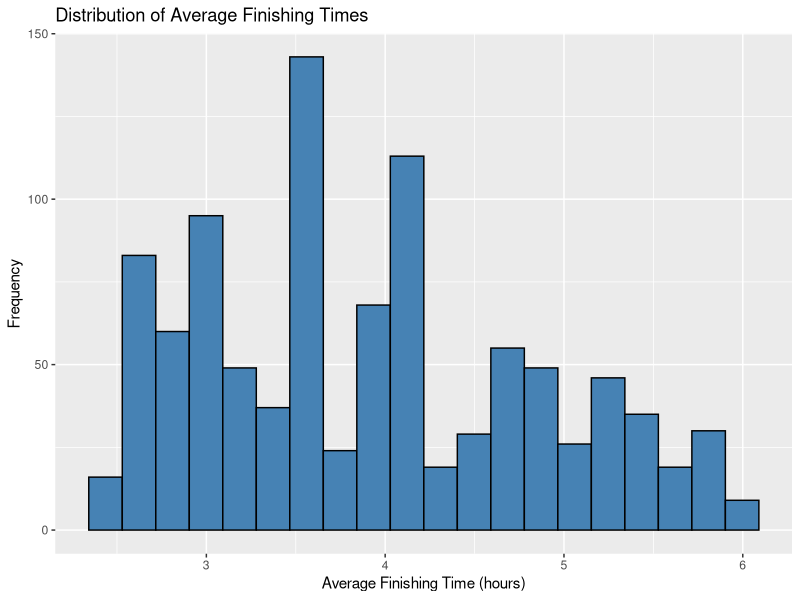
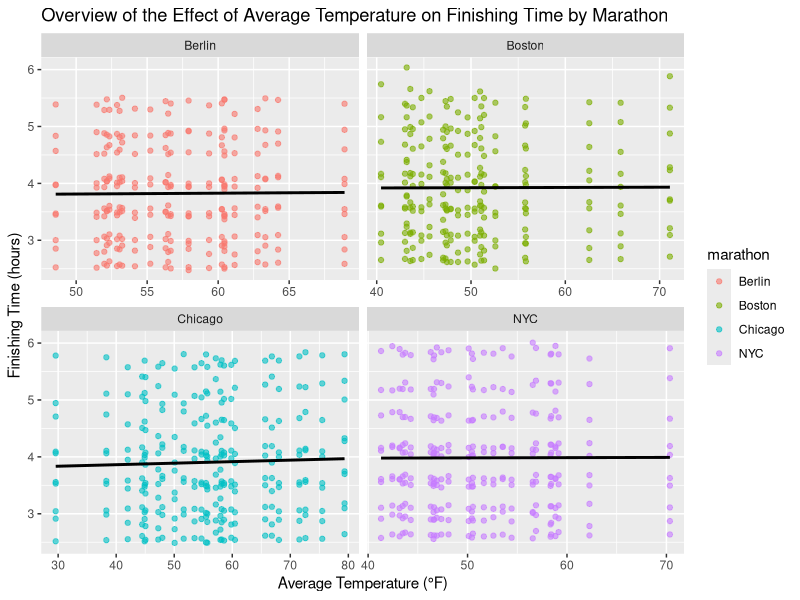
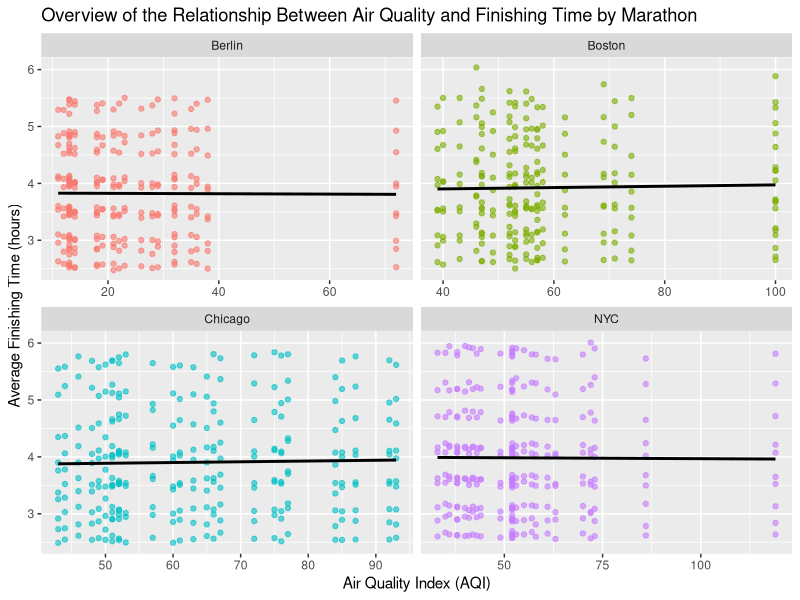
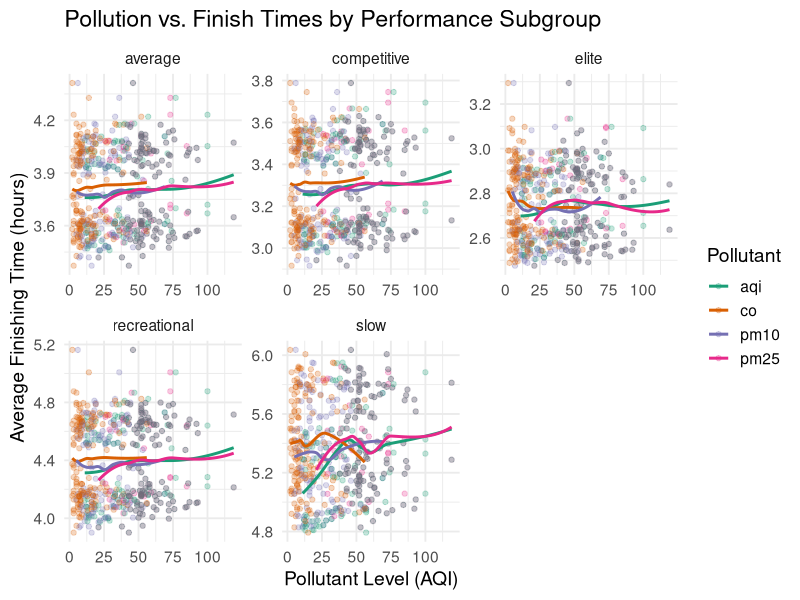

The R script that drew these images, in order:
## ---- chunk 1
library(dplyr)
library(psych)
library(knitr)
library(tidyr)
library(ggplot2)
## ---- chunk 2
final_data = read.csv("data/merged_marathon_data.csv")
## ---- chunk 3
# Table 1: Continuous Variable Summary
# Select the continuous variables
continuous_summary <- final_data %>%
  select(avg_chip_seconds, high_temp, low_temp, avg_temp, precipitation,
         dew_point, wind_speed, visibility, sea_level_pressure, aqi, pm10, pm25, no2, ozone, co) %>%
  summarise_all(list(
    mean = ~mean(., na.rm = TRUE),
    median = ~median(., na.rm = TRUE),
    sd = ~sd(., na.rm = TRUE),
    min = ~min(., na.rm = TRUE),
    max = ~max(., na.rm = TRUE)
  ))
continuous_summary
## ---- chunk 4
# Table 2: Continuous variables summarized by subgroup and gender
# Select continuous variables
continuous_summary_grouped <- final_data %>%
  group_by(gender, subgroup) %>% # group by gender and subgroup
  summarise(
    avg_chip_seconds_mean = mean(avg_chip_seconds, na.rm = TRUE),
    avg_chip_seconds_sd = sd(avg_chip_seconds, na.rm = TRUE),
    high_temp_mean = mean(high_temp, na.rm = TRUE),
    high_temp_sd = sd(high_temp, na.rm = TRUE),
    low_temp_mean = mean(low_temp, na.rm = TRUE),
    low_temp_sd = sd(low_temp, na.rm = TRUE),
    avg_temp_mean = mean(avg_temp, na.rm = TRUE),
    avg_temp_sd = sd(avg_temp, na.rm = TRUE),
    precipitation_mean = mean(precipitation, na.rm = TRUE),
    precipitation_sd = sd(precipitation, na.rm = TRUE),
    dew_point_mean = mean(dew_point, na.rm = TRUE),
    dew_point_sd = sd(dew_point, na.rm = TRUE),
    wind_speed_mean = mean(wind_speed, na.rm = TRUE),
    wind_speed_sd = sd(wind_speed, na.rm = TRUE),
    visibility_mean = mean(visibility, na.rm = TRUE),
    visibility_sd = sd(visibility, na.rm = TRUE),
    sea_level_pressure_mean = mean(sea_level_pressure, na.rm = TRUE),
    sea_level_pressure_sd = sd(sea_level_pressure, na.rm = TRUE),
    aqi_mean = mean(aqi, na.rm = TRUE),
    aqi_sd = sd(aqi, na.rm = TRUE),
    pm10_mean = mean(pm10, na.rm = TRUE),
    pm10_sd = sd(pm10, na.rm = TRUE),
    pm25_mean = mean(pm25, na.rm = TRUE),
    pm25_sd = sd(pm25, na.rm = TRUE),
    no2_mean = mean(no2, na.rm = TRUE),
    no2_sd = sd(no2, na.rm = TRUE),
    ozone_mean = mean(ozone, na.rm = TRUE),
    ozone_sd = sd(ozone, na.rm = TRUE),
    co_mean = mean(co, na.rm = TRUE),
    co_sd = sd(co, na.rm = TRUE)
  ) %>%
  arrange(gender, subgroup)
continuous_summary_grouped
## ---- chunk 5
# Figure 1: Distribution of Average Finishing Times
library(ggplot2) # load plotting library
ggplot(final_data, aes(x = avg_chip_seconds / 3600)) + # convert from seconds to hours
  geom_histogram(bins = 20, fill = "steelblue", color = "black") + # create a histogram
  labs(title = "Distribution of Average Finishing Times", # generate labels
    x = "Average Finishing Time (hours)",
    y = "Frequency"
  )
## ---- chunk 6
# Figure 2: Overview of the Effect of Avg Temperature on Finishing Time by Marathon
ggplot(final_data, aes(x = avg_temp, y = avg_chip_seconds / 3600, color = marathon)) +
  geom_point(alpha = 0.6) +
  geom_smooth(method = "lm", se = FALSE, color = "black") +
  facet_wrap(~ marathon, scales = "free_x") + # each marathon has own x-axis scale
  labs(title = "Overview of the Effect of Average Temperature on Finishing Time by Marathon",
    x = "Average Temperature (°F)",
    y = "Finishing Time (hours)"
  )
## ---- chunk 7
# Figure 3: Overview of the Relationship Between Air Quality and Finishing Time by Marathon
ggplot(final_data, aes(x = aqi, y = avg_chip_seconds / 3600, color = marathon)) +
  geom_point(alpha = 0.6) +
  geom_smooth(method = "lm", se = FALSE, color = "black") +
  facet_wrap(~ marathon, scales = "free_x") + 
  labs(title = "Overview of the Relationship Between Air Quality and Finishing Time by Marathon",
    x = "Air Quality Index (AQI)",
    y = "Average Finishing Time (hours)"
  ) +
  theme(legend.position = "none")
## ---- chunk 8
# select only the numeric variables
numeric_vars <- final_data %>%
  select(avg_chip_seconds, avg_temp, precipitation, dew_point,
         wind_speed, visibility, sea_level_pressure,
         aqi, pm10, pm25, no2, ozone, co)

# create correlation matrix
cor_matrix <- cor(numeric_vars, use = "complete.obs")

# round the correlations
round(cor_matrix, 2)
## ---- chunk 9
# Select continuous variables
continuous_vars <- final_data %>% 
  select(
    avg_chip_seconds,
    high_temp,
    low_temp,
    avg_temp,
    dew_point,
    wind_speed,
    visibility,
    sea_level_pressure,
    aqi,
    co,
    ozone,
    pm10,
    pm25,
    no2
  )


str(continuous_vars)
## ---- chunk 10
continuous_only <- continuous_vars %>%
  select(where(is.numeric))

continuous_summary <- describe(continuous_only) %>%
  as.data.frame() %>%
  select(
    mean,
    sd,
    median,
    min,
    max,
    skew,
    kurtosis,
    n
  )
continuous_summary

## ---- chunk 11
summary_table <- tribble(
  ~variable, ~mean, ~sd, ~median, ~min, ~max, ~skew, ~kurtosis, ~n,
  "avg_chip_seconds", 15631.620549, 2938.8848538, 15284.20, 10304.77, 23679.03, 0.50530121, -0.3896989, 1005,
  "high_temp",        61.621891,   10.4803135, 61.00, 44.00, 88.00, 0.57757331, -0.3573111, 1005,
  "low_temp",         46.009950,    7.9703072, 45.00, 28.00, 72.00, 0.77231953,  1.0186755, 1005,
  "avg_temp",         53.718209,    8.6975811, 52.88, 29.58, 79.35, 0.42260873,  0.3116392, 1005,
  "dew_point",        41.023831,   10.7187978, 42.40, 21.13, 65.22, -0.08246867, -0.9095537, 1005,
  "wind_speed",       13.119403,    6.7699588, 13.00,  3.00, 39.00, 0.78517635,  1.0872273, 1005,
  "visibility",        9.848072,    1.4872173, 10.00,  6.06, 20.00, 2.79083334, 25.7005389, 830,
  "sea_level_pressure", 29.925970, 0.3391476, 29.98, 29.13, 30.54, -0.41101449, -0.7527869, 1005,
  "aqi",              50.572139,   21.7623899, 52.00, 11.00, 119.00, 0.32111228, 0.2198760, 1005,
  "co",               13.948052,   11.7791733,  9.00,  2.00,  56.00, 1.58769285, 2.1592651, 770,
  "ozone",            36.179104,   18.0530913, 34.00,  7.00, 100.00, 1.22285653, 2.3430336, 1005,
  "pm10",             23.576000,   13.0305755, 21.00,  5.00,  69.00, 0.89184403, 0.8083714, 625,
  "pm25",             57.510345,   16.7892845, 53.00, 21.00, 119.00, 0.85098957, 1.3911927, 725,
  "no2",              31.915423,   14.9253725, 32.00,  7.00,  66.00, 0.15839726, -0.7783209, 1005
)

kable(summary_table, caption = "Table: Descriptive Statistics for Continuous Variables", digits = 2)

## ---- chunk 12
# Make pollutant data into log format for graphing
pollutant_long <- final_data %>%
  mutate(
    finish_hours = avg_chip_seconds / 3600   # convert seconds to hours
  ) %>%
  pivot_longer(
    cols = c(co, pm25, pm10, aqi),
    names_to = "pollutant",
    values_to = "value"
  )

# plotting scatter plots
ggplot(pollutant_long, 
       aes(x = value, y = finish_hours, color = pollutant)) +
  geom_point(alpha = 0.25) +
  geom_smooth(se = FALSE, method = "loess") +
  facet_wrap(~ subgroup, scales = "free") +
  scale_color_brewer(palette = "Dark2") +
  labs(
    title = "Pollution vs. Finish Times by Performance Subgroup",
    x = "Pollutant Level (AQI)",
    y = "Average Finishing Time (hours)",
    color = "Pollutant"
  ) +
  theme_minimal(base_size = 14)

